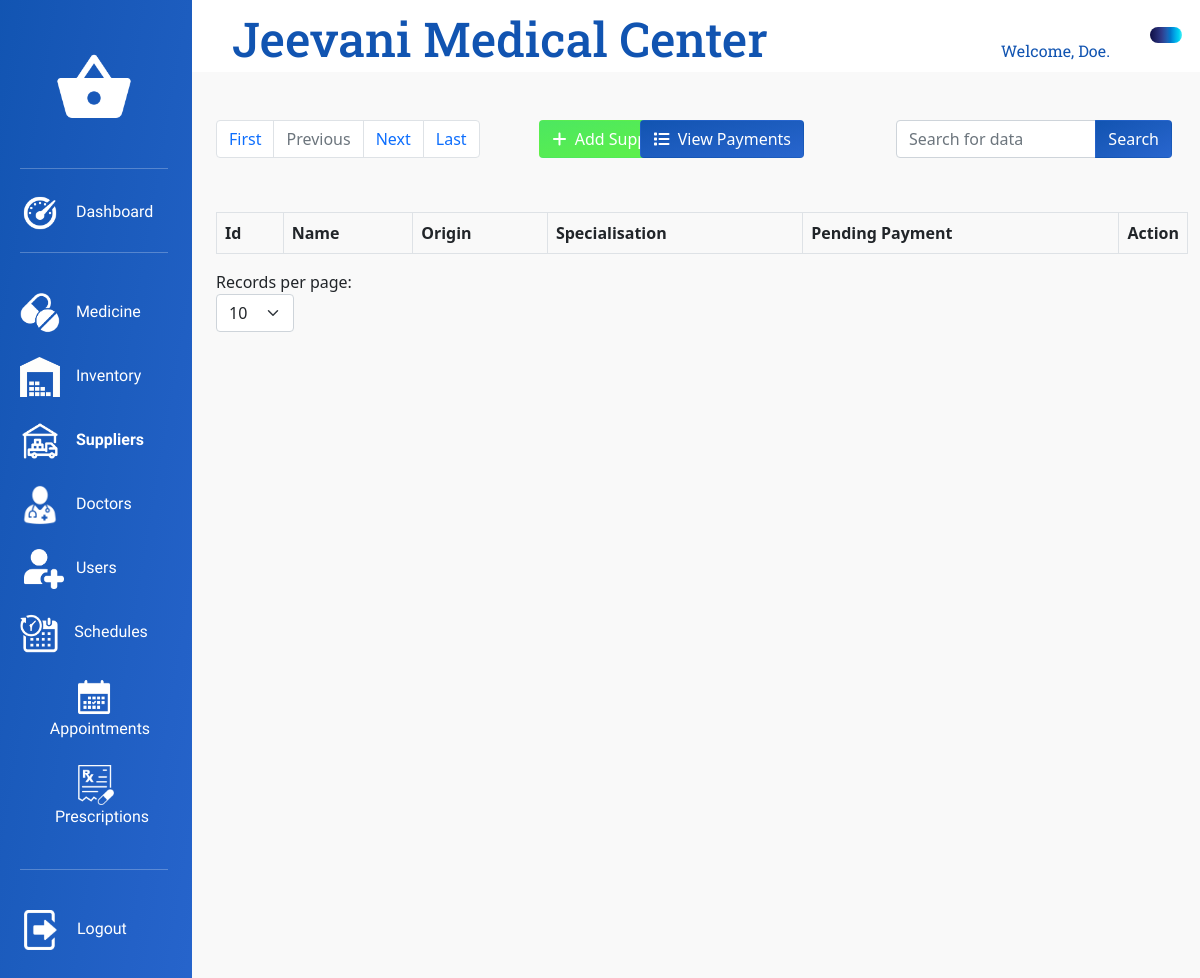
Before: /View/Suppliers.php (signed in) with the older database file.
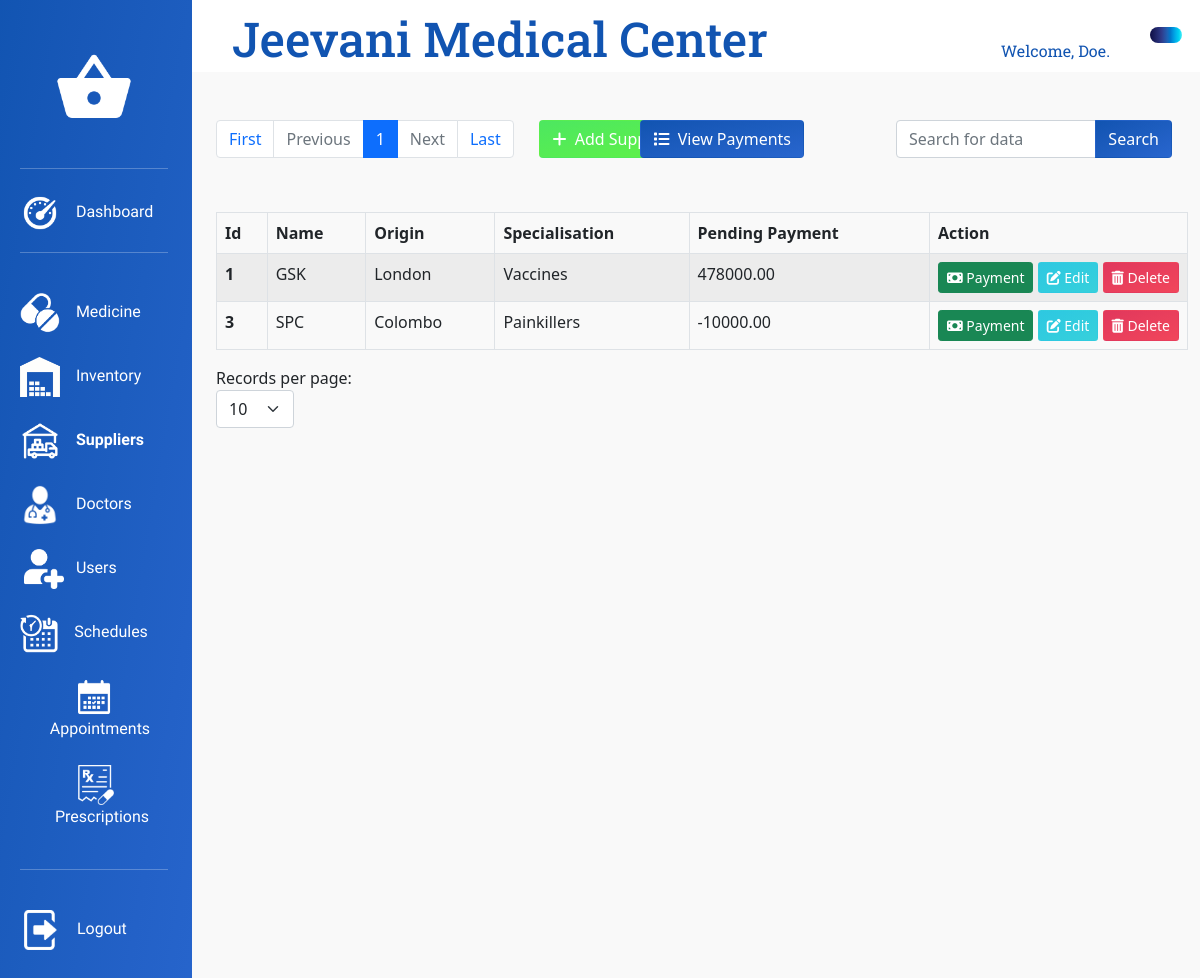
After: the same page with the newer database file.
### tables this page shows
CREATE TABLE `supplier` (
  `supplier_id` int(11) NOT NULL,
  `supplier_name` varchar(128) NOT NULL,
  `supplier_origin` varchar(128) NOT NULL,
  `supplier_specialisation` varchar(256) NOT NULL,
  `supplier_pending_payment` decimal(12,2) NOT NULL DEFAULT 0.00,
  `supplier_status` int(11) NOT NULL DEFAULT 1
);

### Model/SuppliersInitializationModel.php (called while the page is built, shortened)
<?php
    $thisDBConnection = new DbConnection();
    $myCon = $thisDBConnection->con;
    if (isset($_GET['page'])) {
        $page = $_GET['page'];
    } else {
        $page = 1;
    }
    if(isset($_POST['limitSelector'])){
        $_SESSION['limitSuppliers'] = $_POST['limitSelector'];
        $limit = $_POST['limitSelector'];
        $page = 1;
    }else{
        if(isset($_SESSION['limitSuppliers'])){
            $limit = $_SESSION['limitSuppliers'];
        }else{
            $limit = 10;
        }
    }
    $start = ($page - 1) * $limit;
    if (isset($_GET["search"])) {
        $filters = $_GET["search"];
        $page = 0;
        $sql = "SELECT * FROM supplier WHERE CONCAT(supplier_name, supplier_origin, supplier_specialisation, supplier_pending_payment) LIKE '%$filters%' AND supplier_status=1 ORDER BY supplier_id ASC;";
        $result = $myCon->query($sql) or die($myCon->error);
        $resCheck = mysqli_num_rows($result);
        $suppliers = $result->fetch_all(MYSQLI_ASSOC);
    } else {
        $sql = "SELECT * FROM supplier WHERE supplier_status=1 ORDER BY supplier_id ASC LIMIT $start, $limit;";
        $result = $myCon->query($sql) or die($myCon->error);
        $suppliers = $result->fetch_all(MYSQLI_ASSOC);
    }
    $sqlNew = "SELECT count(supplier_id) AS supplier_id FROM supplier WHERE supplier_status=1";
    $resultNew = $myCon->query($sqlNew) or die($myCon->error);
    $supplierCount = $resultNew->fetch_all(MYSQLI_ASSOC);
    $total = $supplierCount[0]['supplier_id'];
    $pages = ceil($total / $limit);
    $next = $page + 1;

### View/Suppliers.php (the view, shortened to what the changed rows need)
<?php
require_once "../Model/SuppliersInitializationModel.php";
?>
<!DOCTYPE html>
<html lang="en">
<head>
    <link rel="stylesheet" type="text/css" href="../bootstrap/bootstrap-5.0.2-dist/css/bootstrap.min.css">
    <link rel="stylesheet" type="text/css" href="../CSS/SuppliersStyles.css">
	<link rel="stylesheet" type="text/css" href="../CSS/AdminDashboardStyles.css">
    <link rel="stylesheet" type="text/css" href="../CSS/CommonDashboardStyles.css">
    <link rel="stylesheet" type="text/css" href="../CSS/Utilities.css">
</head>
<body>
    <div class="container-fluid">
        <div class="row">
            <div class="col-10">
                <div class="row">
                    <div class="col-12 title-content">
                        <h1 class="title-text">Jeevani Medical Center</h1>
                    </div>
                </div>
                <div class="row">
                    <div class="col-12 main-content">
                        <div class="row">
                            <div class="col-8">
                                <nav class="paginationNav">
                                    <ul class="pagination">
                                        <?php for ($i = 1; $i <= $pages; $i++) { ?>
                                            <li class="page-item<?php if ($i == $page) {echo " active";} ?>">
                                                <a class="page-link" href="Suppliers.php?page=<?php echo $i; ?>"> <?php echo $i; ?> </a>
                                            </li>
                                        <?php } ?>
                                        <li class="page-item <?php if ($page == $pages || $page == 0) {echo "disabled";} ?>">
                                            <a class="page-link" href="Suppliers.php?page=<?php echo $next; ?>">Next</a>
                                        </li>
                                    </ul>
                                </nav>
                            </div>
                        </div>
                        <div class="row">
                            <div class="col-12">
                            <table class="table table-striped table-hover table-bordered table-responsive">
                                <thead>
                                    <tr>
                                        <th scope="col">Id</th>
                                        <th scope="col">Name</th>
                                        <th scope="col">Origin</th>
                                        <th scope="col">Specialisation</th>
                                        <th scope="col">Pending Payment</th>
                                        <th scope="th-sm" id="Action">Action</th>
                                    </tr>
                                </thead>
                                <tbody>
                                    <?php foreach ($suppliers as $supplier) { ?>
                                        <tr>
                                            <th scope="row"><?php echo $supplier['supplier_id']; ?></th>
                                            <td id="SupplierName<?php echo $supplier['supplier_id']; ?>"> <?php echo $supplier['supplier_name']; ?></td>
                                            <td id="SupplierOrigin<?php echo $supplier['supplier_id']; ?>"> <?php echo $supplier['supplier_origin']; ?></td>
                                            <td id="SupplierSpecialisation<?php echo $supplier['supplier_id']; ?>"> <?php echo $supplier['supplier_specialisation']; ?></td>
                                            <td id="SupplierPendingPayment<?php echo $supplier['supplier_id']; ?>"> <?php echo $supplier['supplier_pending_payment']; ?></td>
                                            <td>
                                                <button type="button" class="btn btn-sm btn-success" name="paymentButton" id="payment<?php echo $supplier['supplier_id'] ?>" onclick="openPaymentModal(this.id)"><i class="fa-solid fa-money-bill"></i>&nbsp;Payment</button>
                                                <button type="button" class="btn btn-sm btn-themed-info" name="editButton" id="edit<?php echo $supplier['supplier_id'] ?>" onclick="openEditModal(this.id)"><i class="fa-solid fa-pen-to-square"></i>&nbsp;Edit</button>
                                                <button type="button" class="btn btn-sm btn-themed-danger btn-action" name="deleteButton" id="del<?php echo $supplier['supplier_id'] ?>" onclick="openDeleteModal(this.id)"><i class="fa-solid fa-trash-can"></i>&nbsp;Delete</button>
                                            </td>
                                        </tr>
                                    <?php } ?>
                                </tbody>
                            </table>
                            </div>
                        </div>
                    </div>
                </div>
            </div>
        </div>
    </div>
</body>
</html>

Changed rows visible on the page:
added supplier: supplier_id "1", supplier_name "GSK", supplier_origin "London", supplier_specialisation "Vaccines", supplier_pending_payment "478000.00"
added supplier: supplier_id "3", supplier_name "SPC", supplier_origin "Colombo", supplier_specialisation "Painkillers", supplier_pending_payment "-10000.00"
Other visible differences:
new list line: "1"
